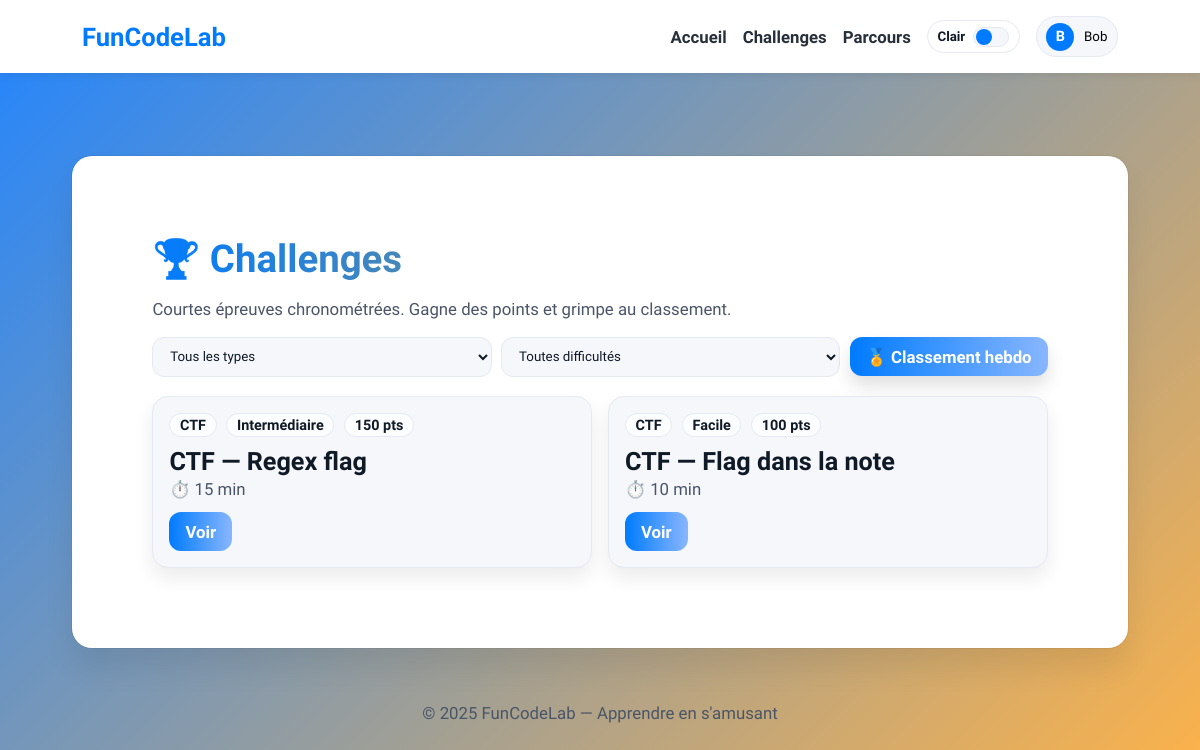
The page /challenge/index.php (signed in) on the database its author committed.
### tables this page shows
CREATE TABLE IF NOT EXISTS challenge (
  id INT AUTO_INCREMENT PRIMARY KEY,
  title VARCHAR(160) NOT NULL,
  slug  VARCHAR(160) NOT NULL UNIQUE,
  type  ENUM('CODE','SQL','CTF') NOT NULL,
  difficulty ENUM('Facile','Intermédiaire','Difficile') NOT NULL,
  points INT NOT NULL DEFAULT 100,
  time_limit_sec INT NOT NULL DEFAULT 900,
  is_active TINYINT(1) NOT NULL DEFAULT 1,
  starts_at DATETIME NULL,
  ends_at   DATETIME NULL,
  prompt_md TEXT NOT NULL,
  metadata JSON NULL
);

### session.php (called while the page is built, shortened)
<?php
function current_user(): ?array {
    return $_SESSION['user'] ?? null;
}

### db.php (called while the page is built, shortened)
<?php
$DB_HOST = '127.0.0.1';
$DB_NAME = 'funcodelab';
$DB_USER = 'root';
$DB_PASS = '';
$dsn = "mysql:host=$DB_HOST;dbname=$DB_NAME;charset=utf8mb4";
$options = [
  PDO::ATTR_ERRMODE            => PDO::ERRMODE_EXCEPTION,
  PDO::ATTR_DEFAULT_FETCH_MODE => PDO::FETCH_ASSOC,
  PDO::ATTR_EMULATE_PREPARES   => false,
];
try {
  $pdo = new PDO($dsn, $DB_USER, $DB_PASS, $options);
} catch (PDOException $e) {
  http_response_code(500);
  die('Erreur DB: ' . htmlspecialchars($e->getMessage()));
}
function db(): PDO {
  global $pdo;
  return $cached = $pdo;
}

### challenge/index.php (the view, shortened to what this page needs)
<?php
require_once('./_partials.php');
$user = require_user();
$clauses = ['c.is_active=1'];
$p = [];
$clauses[] = "c.id NOT IN (
    SELECT a.challenge_id
    FROM challenge_attempt a
    WHERE a.user_id=? AND a.status='PASSED'
)";
$p[] = $user['id'];
$sql = "SELECT c.id, c.title, c.slug, c.type, c.difficulty, c.points, c.time_limit_sec
        FROM challenge c
        " . (count($clauses) ? " WHERE " . implode(' AND ', $clauses) : '') . "
        ORDER BY c.id DESC";
$rows = db_fetch_all($sql, $p);
render_head('Challenges — FunCodeLab');
?>
<h1>🏆 Challenges</h1>
<p class="subhead">Courtes épreuves chronométrées. Gagne des points et grimpe au classement.</p>
<form method="get" class="toolbar">
  <select name="type" onchange="this.form.submit()">
    <option value="">Tous les types</option>
  </select>
  <select name="difficulty" onchange="this.form.submit()">
    <option value="">Toutes difficultés</option>
  </select>
  <a href="leaderboard.php?period=week" class="btn-ranking">🏅 Classement hebdo</a>
</form>
<div class="cards">
  <?php foreach ($rows as $c): ?>
    <div class="card">
      <div class="pill"><?= htmlspecialchars($c['type']) ?></div>
      <div class="pill"><?= htmlspecialchars($c['difficulty']) ?></div>
      <div class="pill"><?= intval($c['points']) ?> pts</div>
      <h2 style="margin:.6rem 0 .2rem"><?= htmlspecialchars($c['title']) ?></h2>
      <p class="muted" style="margin:.2rem 0 .8rem">⏱️ <?= intval($c['time_limit_sec']/60) ?> min</p>
      <a class="btn" href="view.php?slug=<?= urlencode($c['slug']) ?>">Voir</a>
    </div>
  <?php endforeach; if (!count($rows)) echo '<p>Aucun challenge pour ces filtres.</p>'; ?>
</div>
<?php render_footer(); ?>

### challenge/_partials.php (shortened to what this page needs)
<?php
require_once('../db.php');
require_once('../session.php');
$BASE_URL = rtrim(dirname($_SERVER['SCRIPT_NAME'], 2), '/');
function url($path){ global $BASE_URL; return $BASE_URL . '/' . ltrim($path, '/'); }
function db_fetch_all($sql, $params=[]){ $st=db()->prepare($sql); $st->execute($params); return $st->fetchAll(PDO::FETCH_ASSOC); }
function require_user() {
  $u = current_user();
  return $u;
}
function render_head($title='Challenges - FunCodeLab'){
  $challengesUrl = url('challenge/index.php');
  $parcoursUrl   = url('parcours.php');
  $indexUrl   = url('index.php');
  echo <<<HTML
<!DOCTYPE html>
<html lang="fr" data-theme="light">
<head>
  <title>{$title}</title>
</head>
<body>
<nav class="main-navbar" role="navigation" aria-label="Navigation principale">
  <div class="nav-content">
    <div class="logo">FunCodeLab</div>
    <ul class="nav-links" id="primaryNav">
        <li><a href="{$indexUrl}">Accueil</a></li>
      <li><a href="{$challengesUrl}">Challenges</a></li>
      <li><a href="{$parcoursUrl}">Parcours</a></li>
      <li>
        <button id="themeToggle" class="theme-toggle" type="button" aria-pressed="false" aria-label="Basculer le thème">
          <span id="themeLabel">Clair</span>
          <span class="theme-pill" aria-hidden="true"><span class="theme-knob"></span></span>
        </button>
      </li>
HTML;
  $u = current_user();
  if ($u){
    $initial = strtoupper(substr($u['username'],0,1));
    $name    = htmlspecialchars($u['username']);
    $profil  = url('profil.php');
    $avatarUrl = '';
    echo <<<HTML
      <li class="nav-user">
        <button class="user-btn" id="userBtn" aria-haspopup="menu" aria-expanded="false">
HTML;
    if ($avatarUrl) {
      echo '<img src="'.$avatarUrl.'" alt="" class="avatar-img">';
    } else {
      echo '<span class="avatar">'.$initial.'</span>';
    }
    echo <<<HTML
          <span class="user-name">{$name}</span>
        </button>
        <div class="dropdown" id="userMenu" role="menu" aria-labelledby="userBtn">
          <a href="{$profil}" role="menuitem">👤 Mon profil</a>
        </div>
      </li>
HTML;
  } else {
    $login  = url('connexion.php');
    $signup = url('inscription.php');
    echo '<li><a href="'.$login.'">Connexion</a></li><li><a href="'.$signup.'" class="nav-btn">Inscription</a></li>';
  }
  echo <<<HTML
    </ul>
  </div>
</nav>
<div class="container"><div class="page">
HTML;
}
function render_footer(){
  echo <<<HTML
</div></div>
<footer style="text-align:center;color:var(--text-muted);padding:1.2rem 0">© 2025 FunCodeLab — Apprendre en s'amusant</footer>
<script>
(function(){
  // Thème (identique à l’accueil)
  const root=document.documentElement, toggle=document.getElementById('themeToggle'), label=document.getElementById('themeLabel');
  const sysDark = window.matchMedia && window.matchMedia('(prefers-color-scheme: dark)').matches;
  const saved = localStorage.getItem('theme'); const initial = saved || (sysDark?'dark':'light'); setTheme(initial);
  toggle?.addEventListener('click',()=>{ const cur=root.getAttribute('data-theme')==='dark'?'dark':'light'; setTheme(cur==='dark'?'light':'dark',true); });
  function setTheme(mode,persist){ root.setAttribute('data-theme',mode); if(label) label.textContent=(mode==='dark')?'Sombre':'Clair'; if(toggle) toggle.setAttribute('aria-pressed', mode==='dark'?'true':'false'); if(persist) localStorage.setItem('theme',mode); }
  // Menu utilisateur
  const userBtn=document.getElementById('userBtn'), userMenu=document.getElementById('userMenu');
  const close=()=>{ userMenu?.classList.remove('show'); userBtn?.setAttribute('aria-expanded','false'); };
  userBtn?.addEventListener('click',e=>{ e.stopPropagation(); const open=userMenu.classList.toggle('show'); userBtn.setAttribute('aria-expanded', open?'true':'false'); });
  document.addEventListener('click',e=>{ if(userMenu && !userMenu.contains(e.target) && !userBtn.contains(e.target)) close(); });
  document.addEventListener('keydown',e=>{ if(e.key==='Escape') close(); });
})();
</script>
</body></html>
HTML;
}

### challenge/_partials.php (style rules this page uses)
:root { --accent:#007BFF; --accent-2:#FFA500; --accent-3:#FFC107; --text:#101926; --text-muted:#4a5568; --bg-grad-1:#2185ff; --bg-grad-2:#ffb347; --surface:#ffffff; --surface-2:#f5f7fb; --border:#e5e9f2; --navbar:#ffffff; --navbar-shadow:0 2px 8px rgba(0,0,0,.08); --card-shadow:0 20px 30px rgba(0,0,0,.08), 0 0 0 1px rgba(0,0,0,.05); --badge-bg:#FFC107; --fs-h1: clamp(2.0rem, 1.2rem + 3vw, 2.4rem); --fs-h2: clamp(1.2rem, 0.9rem + 1.2vw, 1.6rem); --fs-body: clamp(0.98rem, 0.92rem + .3vw, 1.05rem); }
* { box-sizing:border-box; font-family:'Plus Jakarta Sans',sans-serif; }
body { min-height:100vh; margin:0; background:linear-gradient(135deg,var(--bg-grad-1),var(--bg-grad-2)); color:var(--text); font-size:var(--fs-body); }
.main-navbar { background:var(--navbar); box-shadow:var(--navbar-shadow); position:sticky; top:0; z-index:999; }
.nav-content { max-width:1100px; margin:auto; padding:1rem 2rem; display:flex; justify-content:space-between; align-items:center; }
.logo { font-size:1.6rem; font-weight:700; color:var(--accent); }
.nav-links { display:flex; gap:1rem; list-style:none; align-items:center; margin:0; padding:0 }
.nav-links a { text-decoration:none; color:var(--text); font-weight:600; opacity:.9 }
.theme-toggle { display:inline-flex; align-items:center; gap:.5rem; border:1.5px solid var(--border); padding:.35rem .6rem; border-radius:999px; background:transparent; cursor:pointer; color:var(--text); font-weight:700 }
.theme-pill { width:36px; height:20px; background:var(--surface-2); border:1px solid var(--border); border-radius:999px; position:relative; }
.theme-knob { position:absolute; top:50%; left:2px; transform:translateY(-50%); width:16px; height:16px; border-radius:50%; background:var(--accent); transition:left .25s ease; }
.avatar { width:28px; height:28px; border-radius:50%; background:var(--accent); color:#fff; font-weight:800; display:inline-flex; align-items:center; justify-content:center; font-size:.9rem; text-transform:uppercase; }
.nav-user { position:relative }
.user-btn { display:flex; align-items:center; gap:.6rem; padding:.35rem .6rem; border:1.5px solid var(--border); border-radius:999px; background:var(--surface-2); cursor:pointer }
.container { max-width: 1100px; margin: 3rem auto 0; padding: 2.2rem 1.4rem; }
.page { background: var(--surface); border-radius: 20px; box-shadow: var(--card-shadow); padding: 5rem; }
h1 { font-size:var(--fs-h1); margin:0 0 .6rem 0; background:linear-gradient(90deg,var(--accent),var(--accent-2)); -webkit-background-clip:text; -webkit-text-fill-color:transparent; }
.subhead { color:var(--text-muted); margin-bottom:1.1rem }
.toolbar { display:flex; gap:.6rem; align-items:center; margin:1rem 0 1.2rem; flex-wrap:wrap }
.toolbar select { flex:1; min-width:240px; background:var(--surface-2); color:var(--text); border:1px solid var(--border); border-radius:12px; padding:.65rem .8rem; outline:none; }
.btn-ranking { margin-left:auto; white-space:nowrap; display:inline-flex; align-items:center; gap:.45rem; padding:.6rem 1rem; border-radius:12px; text-decoration:none; font-weight:800; border:0; background:linear-gradient(90deg,var(--accent),#88b6ff); color:#fff; box-shadow:0 10px 18px rgba(0,0,0,.12); transition:transform .15s ease, box-shadow .2s ease, filter .2s ease; }
.cards { display:grid; grid-template-columns:repeat(auto-fit,minmax(260px,1fr)); gap:1rem }
.card { background:var(--surface-2); border:1px solid var(--border); border-radius:16px; padding:1rem; box-shadow:0 10px 20px rgba(0,0,0,.08); transition:transform .15s ease, box-shadow .2s ease, border-color .2s ease; }
.pill { display:inline-block; border:1px solid var(--border); border-radius:999px; padding:.18rem .6rem; margin-right:.35rem; font-weight:700; font-size:.9rem; color:var(--text); background:color-mix(in srgb, var(--surface) 75%, transparent); }
.btn { display:inline-block; border:0; background:linear-gradient(90deg,var(--accent),#88b6ff); color:#fff; padding:.6rem 1rem; border-radius:12px; font-weight:800; text-decoration:none; cursor:pointer; transition:transform .15s ease, box-shadow .2s ease, filter .2s ease; }
input,textarea,select { background:#0f1530; color:#fff; border:1px solid #253145; border-radius:10px; padding:.65rem }
.muted { color:var(--text-muted) }
:where(a, button, input, textarea, select):focus-visible { outline:3px solid color-mix(in oklab, var(--accent) 72%, white); outline-offset:3px; border-radius:10px; }

### rows shown on the page
challenge: type "CTF", difficulty "Intermédiaire", points "150", title "CTF — Regex flag", $c['time_limit_sec']/60 "15"
challenge: type "CTF", difficulty "Facile", points "100", title "CTF — Flag dans la note", $c['time_limit_sec']/60 "10"

### other values the page prints
$initial "B"
$name "Bob"
